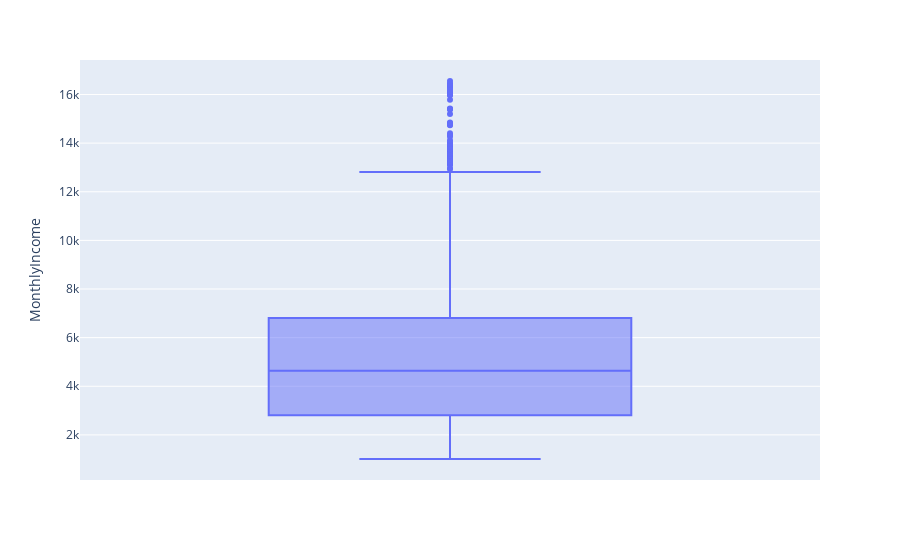

The notebook cell saved with this chart:
### Markdown cell above
<div style="background-color:#0f2027;
            padding:25px;
            border-radius:12px;
            border:1px solid #00c6ff;
            margin-top:20px;">

<h3 style="
    color:#00e5ff;
    font-family:Segoe UI, sans-serif;
    font-size:20px;
    font-weight:700;">
6.3 Outliers Detection & Treatment
</h3>

</div>

### Code cell
Q1 = df["MonthlyIncome"].quantile(0.25)
Q3 = df["MonthlyIncome"].quantile(0.75)

IQR = Q3 - Q1

lower = Q1 - 1.5 * IQR
upper = Q3 + 1.5 * IQR
df=df[(df["MonthlyIncome"] >= lower) & 
              (df["MonthlyIncome"] <= upper)]
print("Max:",df["MonthlyIncome"].max())
import plotly.express as px
fig = px.box(df, y="MonthlyIncome")
fig.show()

### Figure 1 — Plotly figure (JSON) as saved in the notebook; plotly's stock layout.template omitted (floating-point values rounded to 4 significant figures; data arrays with more than 128 entries replaced by an {"elided": "..."} marker saying what was removed)
{"data": [{"alignmentgroup": "True", "hovertemplate": "MonthlyIncome=%{y}<extra></extra>", "legendgroup": "", "marker": {"color": "#636efa"}, "name": "", "notched": false, "offsetgroup": "", "orientation": "v", "showlegend": false, "type": "box", "x0": " ", "xaxis": "x", "y": {"elided": "1356 int values"}, "y0": " ", "yaxis": "y"}], "layout": {"boxmode": "group", "legend": {"tracegroupgap": 0}, "margin": {"t": 60}, "xaxis": {"anchor": "y", "domain": [0, 1]}, "yaxis": {"anchor": "x", "domain": [0, 1], "title": {"text": "MonthlyIncome"}}}}
